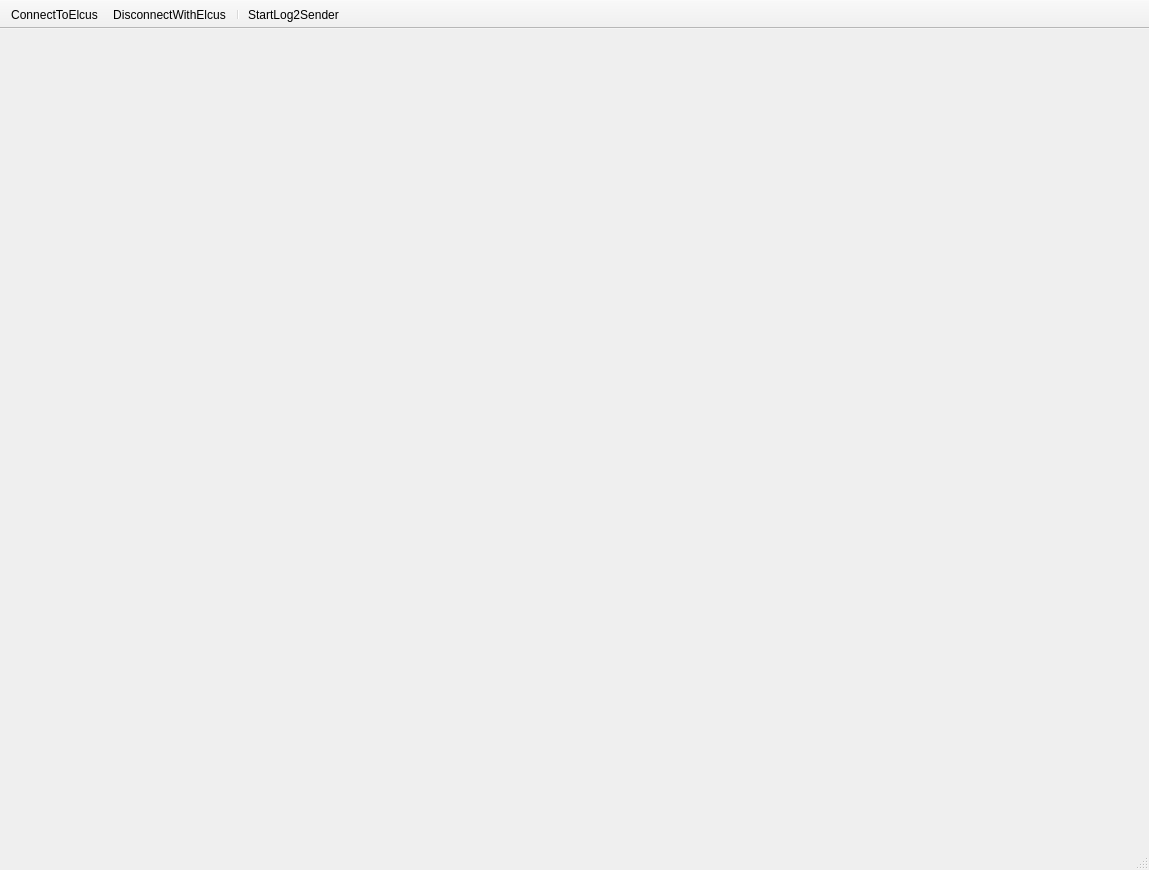
<?xml version="1.0" encoding="UTF-8"?>
<ui version="4.0">
 <class>MainWindow</class>
 <widget class="QMainWindow" name="MainWindow">
  <property name="geometry">
   <rect>
    <x>0</x>
    <y>0</y>
    <width>1149</width>
    <height>870</height>
   </rect>
  </property>
  <property name="windowTitle">
   <string>Главное окно</string>
  </property>
  <widget class="QWidget" name="centralwidget"/>
  <widget class="QMenuBar" name="menubar">
   <property name="geometry">
    <rect>
     <x>0</x>
     <y>0</y>
     <width>1149</width>
     <height>22</height>
    </rect>
   </property>
  </widget>
  <widget class="QStatusBar" name="statusbar"/>
  <widget class="QToolBar" name="toolBar">
   <property name="windowTitle">
    <string>toolBar</string>
   </property>
   <property name="movable">
    <bool>false</bool>
   </property>
   <attribute name="toolBarArea">
    <enum>TopToolBarArea</enum>
   </attribute>
   <attribute name="toolBarBreak">
    <bool>false</bool>
   </attribute>
   <addaction name="actionConnectToElcus"/>
   <addaction name="actionDisconnectWithElcus"/>
   <addaction name="separator"/>
   <addaction name="actionStartLog2Sender"/>
  </widget>
  <action name="actionConnectToElcus">
   <property name="icon">
    <iconset resource="Icons.qrc">
     <normaloff>:/Icons/Actions/connected.png</normaloff>:/Icons/Actions/connected.png</iconset>
   </property>
   <property name="text">
    <string>ConnectToElcus</string>
   </property>
   <property name="toolTip">
    <string>Создать новое подключение к плате</string>
   </property>
  </action>
  <action name="actionDisconnectWithElcus">
   <property name="icon">
    <iconset resource="Icons.qrc">
     <normaloff>:/Icons/Actions/disconnected.png</normaloff>:/Icons/Actions/disconnected.png</iconset>
   </property>
   <property name="text">
    <string>DisconnectWithElcus</string>
   </property>
   <property name="toolTip">
    <string>Отключить плату</string>
   </property>
  </action>
  <action name="actionStartLog2Sender">
   <property name="icon">
    <iconset resource="Icons.qrc">
     <normaloff>:/Icons/Actions/upload.png</normaloff>:/Icons/Actions/upload.png</iconset>
   </property>
   <property name="text">
    <string>StartLog2Sender</string>
   </property>
   <property name="toolTip">
    <string>Запустить передачу логов</string>
   </property>
  </action>
 </widget>
 <resources>
  <include location="Icons.qrc"/>
 </resources>
 <connections/>
</ui>
